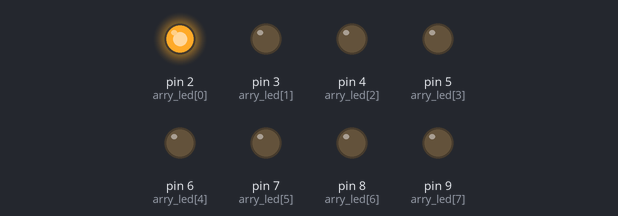
This sketch was run on a simulated Arduino Uno, built with avr-gcc and run on an emulated ATmega328P. On the bench: output pins drawn as LEDs (lit = HIGH).

Above: at 0.05 s.
At 0.95 s:
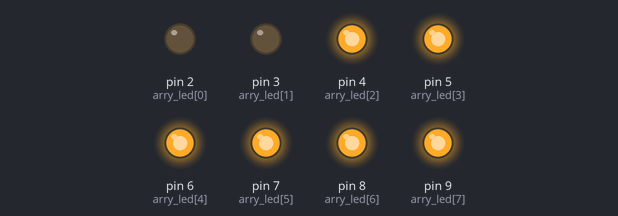
At 1.85 s:
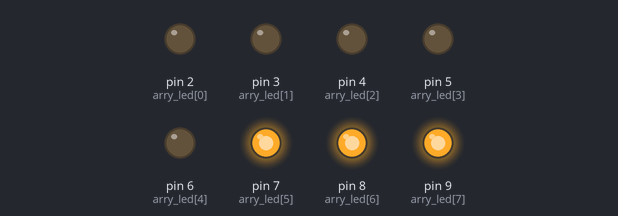
At 3.65 s:
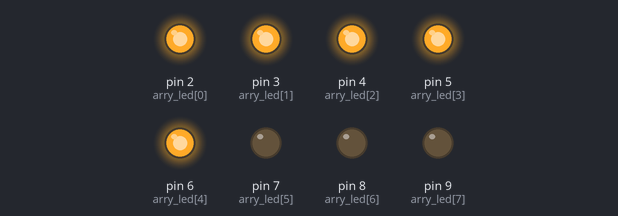
At 5.55 s:
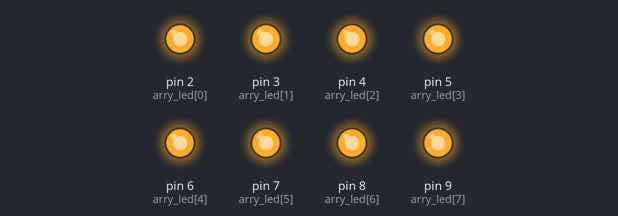
At 7.25 s:
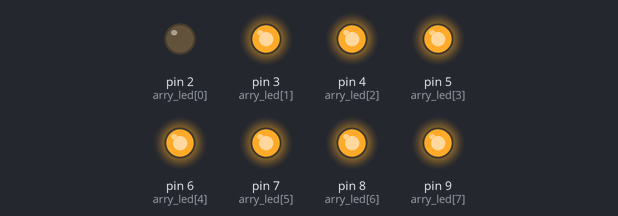
Timing chart, 0 to 7.5 s (numbered marks = the images above):
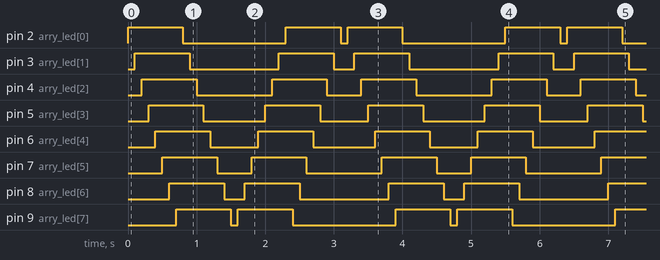

Measured:
- by itself, pin 2 (arry_led[0]): repeats every 3.2 s: LOW 1.5 s, HIGH 0.80 s, LOW 0.10 s, HIGH 0.80 s
- by itself, pin 3 (arry_led[1]): repeats every 3.2 s: LOW 1.3 s, HIGH 0.80 s, LOW 0.30 s, HIGH 0.80 s
- by itself, pin 4 (arry_led[2]): repeats every 3.2 s: LOW 1.1 s, HIGH 0.80 s, LOW 0.50 s, HIGH 0.80 s
- by itself, pin 5 (arry_led[3]): repeats every 3.2 s: LOW 0.90 s, HIGH 0.80 s, LOW 0.70 s, HIGH 0.80 s
- by itself, pin 6 (arry_led[4]): repeats every 3.2 s: LOW 0.70 s, HIGH 0.80 s, LOW 0.90 s, HIGH 0.80 s
- by itself, pin 7 (arry_led[5]): repeats every 3.2 s: LOW 0.50 s, HIGH 0.80 s, LOW 1.1 s, HIGH 0.80 s
- by itself, pin 8 (arry_led[6]): repeats every 3.2 s: LOW 0.30 s, HIGH 0.80 s, LOW 1.3 s, HIGH 0.80 s
- by itself, pin 9 (arry_led[7]): repeats every 3.2 s: LOW 0.10 s, HIGH 0.80 s, LOW 1.5 s, HIGH 0.80 s

The sketch:

project.ino
```cpp
/*GND -- LED -- 220ohm -- PIN*/
#define MAX_LED 8
unsigned char arry_led[MAX_LED] = {
2,3,4,5,6,7,8,9
};

void setup() {
  int i;
  for(i=0; i<MAX_LED; i++){
    pinMode(arry_led[i], OUTPUT);
  }
}

void loop() {
  int i;
//정방향
  for(i=0; i<MAX_LED; i++){
    digitalWrite(arry_led[i], HIGH);
    delay(100);
  }

  for(i=0; i<MAX_LED; i++){
    digitalWrite(arry_led[i], LOW);
    delay(100);
  }

//역방향
  for (i = MAX_LED-1; i >= 0; i--)
  {
    digitalWrite(arry_led[i], HIGH);
    delay(100);
  }

  for (i = MAX_LED - 1; i >= 0; i--)
  {
    digitalWrite(arry_led[i], LOW);
    delay(100);
  }
}
```
